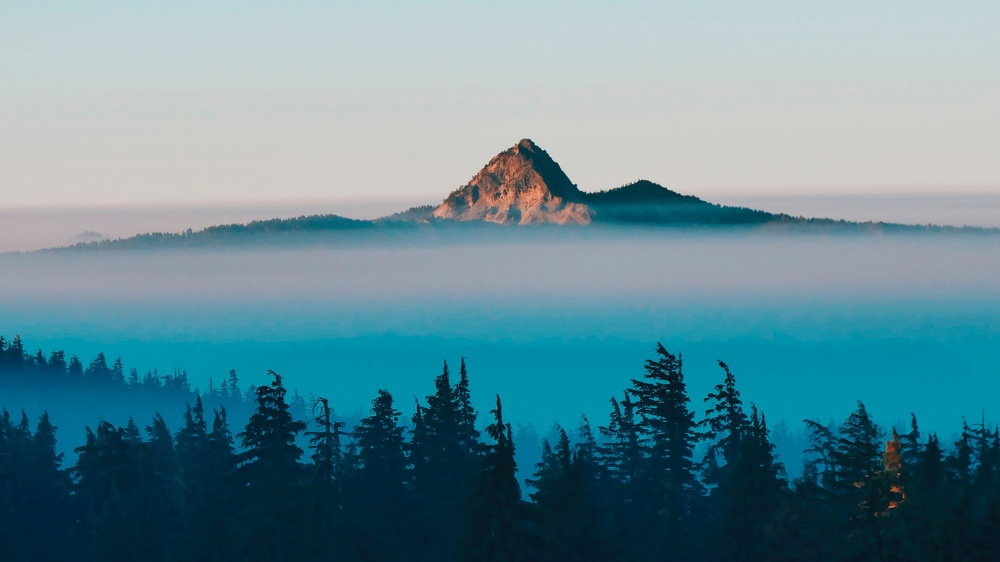
#> input picture input/mountain_peak_over_clouds_4k.jpg, 1000 x 562 px, shrunk from 3840 x 2160 before the run
$ python simple_grayscaler.py ../input/mountain_peak_over_clouds_4k.jpg
#> lines starting #> are read from the running program, lines starting #| are printed output that depends on the picture
import sys
import os
import logging

import numpy as np

from PIL import Image

class Grayscaler:
    def __init__(self, files):

        logging.basicConfig(level=logging.DEBUG)
        self.logger = logging.getLogger(__name__)


        for file in files:
            print("constructor got file %s" % file)

        self.files = files

        self.outputDir = "output"

        #input is pixel tuple (r,g,b)
        #output is pixel tuple (r,g,b)
    def grayscalePixel(self, pix):
        #(r,g,b)

        # rPix = 0.299 * pix[0]
        # gPix = 0.587 * pix[1]
        # bPix = 0.114 * pix[2]

        #randomize the pixel just for test kicks
        #rPix = pix[ random.randint(1, 2) ]

        #scalars from internet dogma
        #take the average value, and set it as pixel values for each of r,g,b
        avg = int(
            (
                (0.299 * pix[0]) +
                (0.587 * pix[1]) +
                (0.114 * pix[2])
            )
            /3
        )

        return ( avg, avg, avg )

    def setOutputDir(self, dir):
        self.outputDir = dir

    def grayscaleImage(self, sourceImage):

        #output = img = None

        try:
            #sourceImage = Image.open(file)
            width, height = sourceImage.size
#> width = 1000; height = 562

            #our ouput image
            outputImage = Image.new('RGB', (width, height))
#> outputImage: PIL image 1000x562 RGB; every value is 0


            #outputPixels = img.load()

            pixelsProcessed = 0
            for x in range(width):
                for y in range(height):
                    pixel = sourceImage.getpixel( (x, y) )
                    #(42, 55, 48)

                    #print ("Found pixel %d,%d,%d" % pixel)

                    #convert pixel to grayscale and load it into pixels

                    outputImage.putpixel( (x,y) , self.grayscalePixel(pixel) )

                    pixelsProcessed += 1
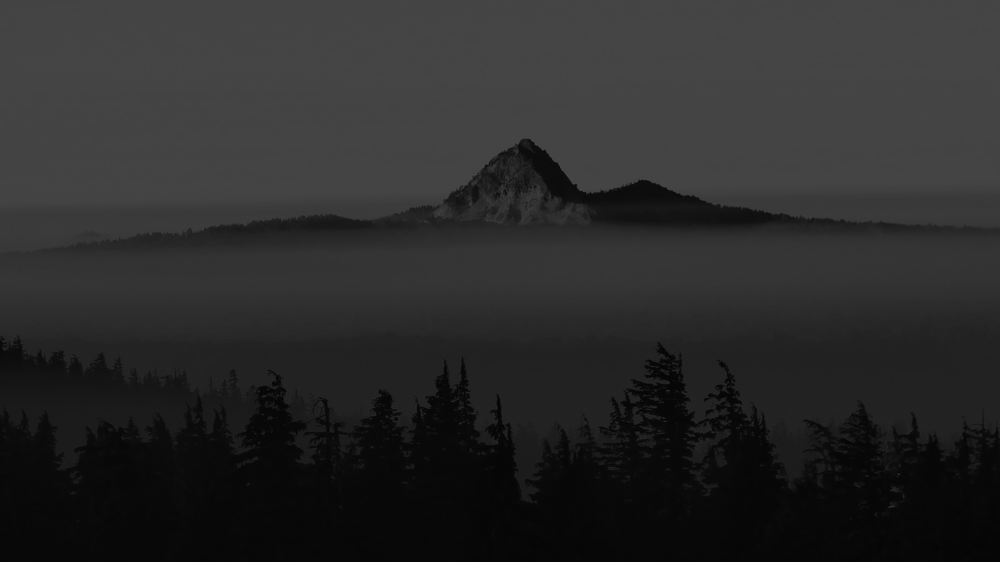
#> outputImage: PIL image 1000x562 RGB; min 3, max 76, mean 42.4


            print("Processed pixels: %d" % pixelsProcessed)
#| Processed pixels: 562000

            #output.save(outputFileName, "JPEG")
        finally:
            pass

        return outputImage

    def start(self):
        print("starting")

        for file in self.files:
            print("file %s" % file)
            outputFile = ("%s/%s_output.jpg" % (self.outputDir, os.path.basename(file) ) )

            self.grayscaleImage( Image.open(file) ).save(outputFile, "JPEG")

###############################


def main(args):

    if(len(args) < 2):
        print("Need at least 1 file")
        exit(1);

    g = Grayscaler(args[1:])

    g.start()

###############################
if __name__ == "__main__":
    main(sys.argv)
